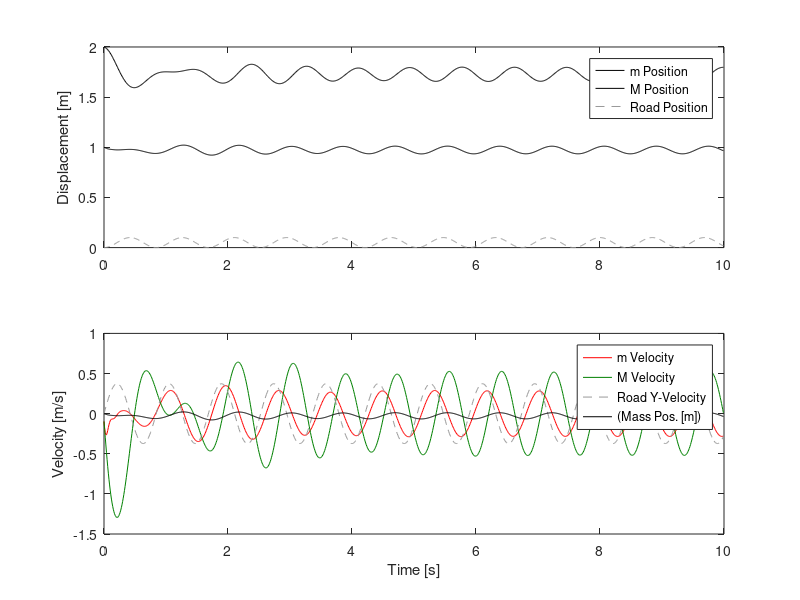
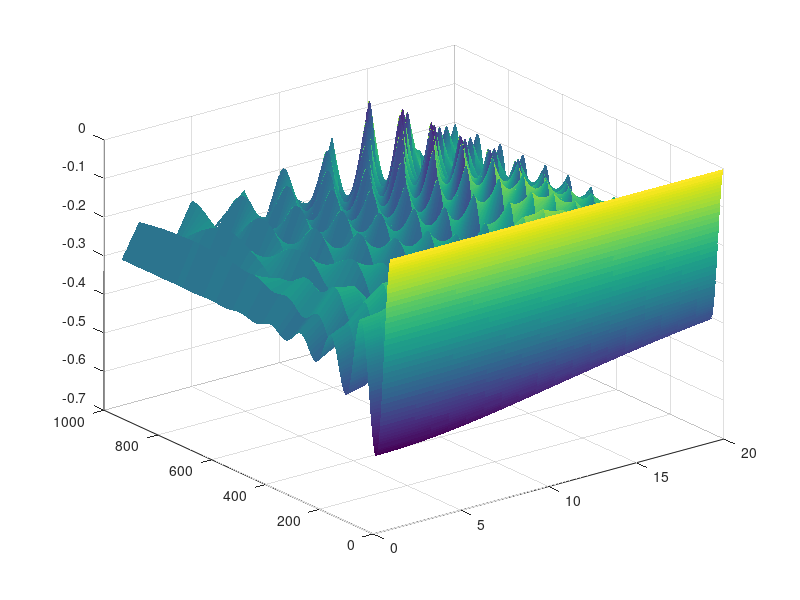

Write MATLAB code to recreate these figures, in order.
close all; clear all;

dt = 0.01;
N = 1000;
tt = [0:N-1]'*dt;

g = 9.81;
k1 = 14000;
k2 = 4000;
m = 10;
M = 100;
c = 265;

for j = 1:20

speed = 0.1*(j-1);
l0 = 1.6 ;
h0 = 0.1 ;
h = h0/2*(1 - cos( 2*pi*speed*tt/l0 ))';
dhdt = h0/2*2*pi*speed/l0*sin( 2*pi*speed*tt/l0 )';

t = 0;
oldx = 0;
oldv = 0;
oldoldx = 0;
oldX = 0;
oldV = 0;
oldoldX = 0;

for i = 1:N
    t = t + dt;
    
    % Calculation
    v = oldv + dt/m* ( ...
     - k1*(oldx - h(i) ) ...
     - k2*(oldx - oldX ) ...
     - c *(oldv - oldV ) ...
     - g*m ...
    );
    V = oldV + dt/M* ( ...
     - k2*(oldX - oldx ) ...
     - c *(oldV - oldv ) ...
     - g*M ...
    );
    % - 1000*alpha*( oldx - h(i) ) ...  % Spring link between mass and arm
    x = oldx + dt*v;
    X = oldX + dt*V;
    
    % Storage
    xx(i) = x;
    vv(i) = v;
    XX(i) = X;
    VV(i) = V;
    xx2(i,j) = x;
    XX2(i,j) = X;
    
    % Next iteration values
    oldx = x;
    oldv = v;
    oldoldx = oldx;
    oldX = X;
    oldV = V;
    oldoldX = oldX;
end

end

figure(1)
subplot(2,1,1)
    p = plot(tt, xx+1, tt, XX+2, tt, h, '--' );
    set(p(1), 'Color', [0 0 0])
    set(p(2), 'Color', [0 0 0])
    set(p(3), 'Color', [0.6 0.6 0.6])
    ylabel('Displacement [m]')
    legend('m Position', 'M Position','Road Position')
subplot(2,1,2)
    p = plot(tt, vv, tt, VV, tt, dhdt, '--', tt, xx);
    set(p(1), 'Color', [1 0 0])
    set(p(2), 'Color', [0 0.5 0])
    set(p(3), 'Color', [0.6 0.6 0.6])
    set(p(4), 'Color', [0 0 0])
    xlabel('Time [s]')
    ylabel('Velocity [m/s]')
    legend('m Velocity', 'M Velocity', 'Road Y-Velocity', '(Mass Pos. [m])')

figure(2)
    h = surf(XX2)
    set(h,'LineStyle','none')
